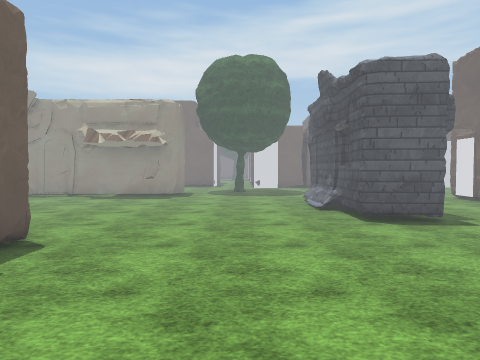
[1] (above)

24 first-person views from a walk through a Unity game level. The camera is 1.5 m above the floor, tilts 2° down and sees 70° across. The floor is counted in squares, 2 m on a side. Each view is taken from the middle of a square. On the plan, view 1 faces up. The plan holds only what a view shows up to about 11 squares ahead; the rest is blank. Flat ground stands in for the terrain. The player character is not drawn. Some animated figures are left out. Surface patterns are stand-ins for the level's own textures.

[2]
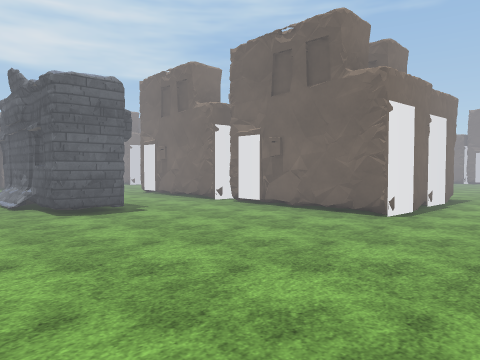

[3]
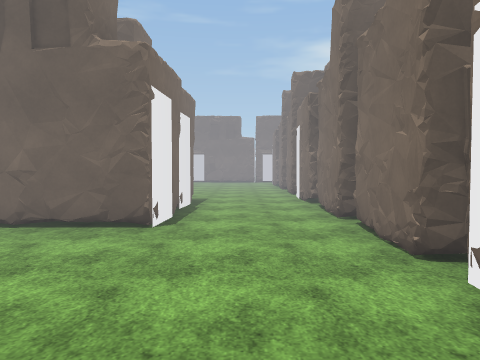

[4]
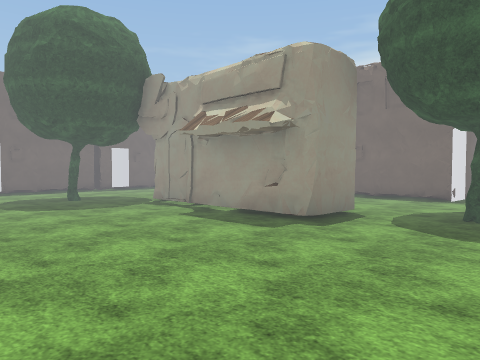

[5]
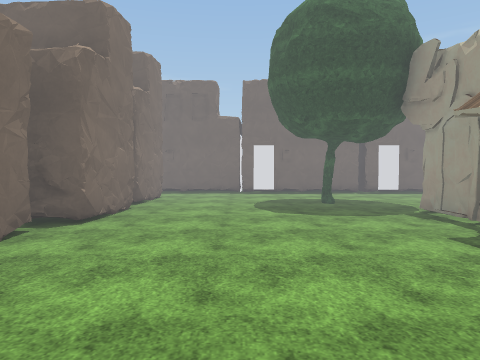

[6]
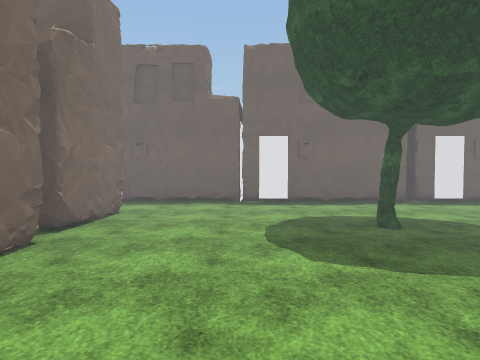

[7]
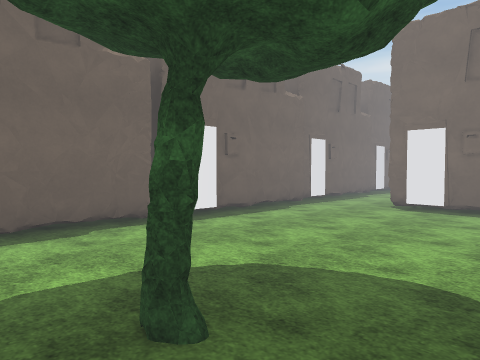

[8]
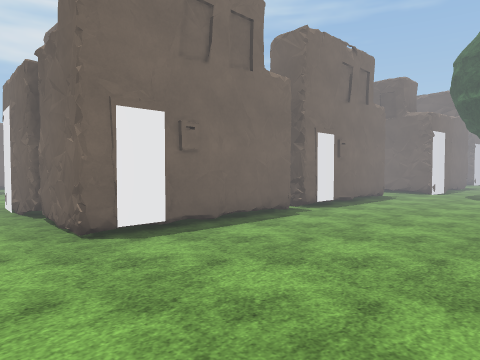

[9]
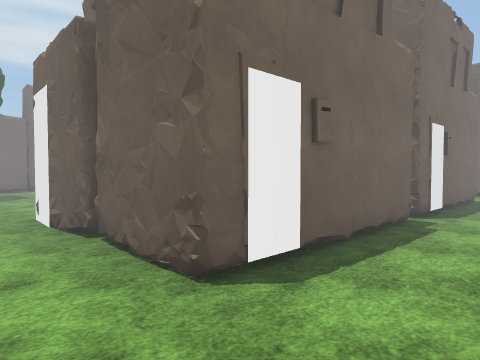

[10]
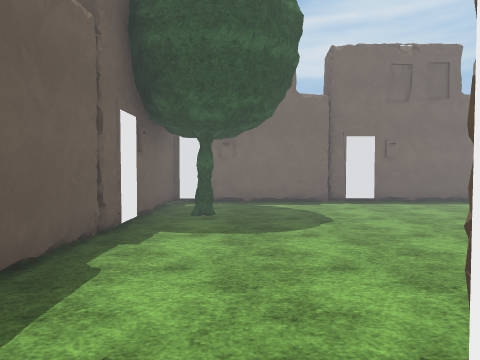

[11]
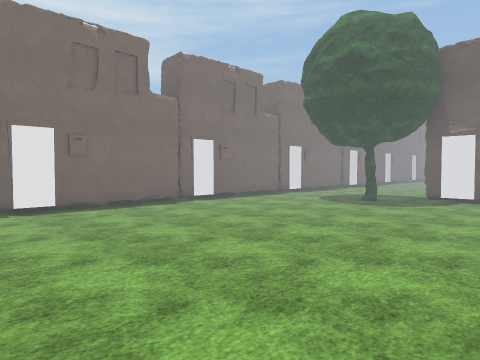

[12]
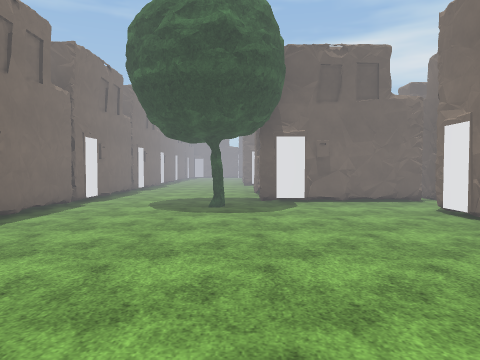

[13]
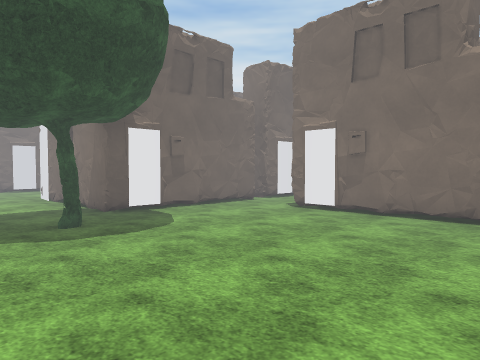

[14]
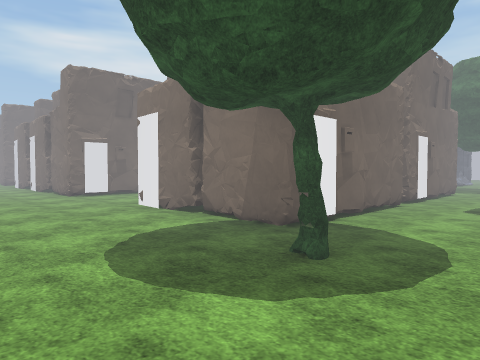

[15]
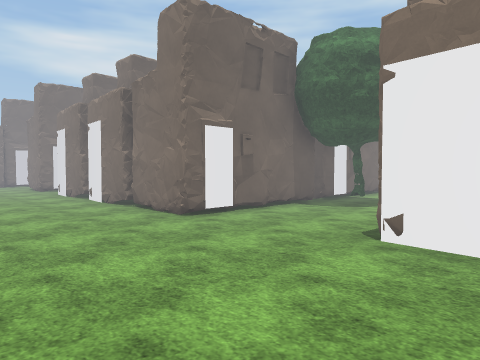

[16]
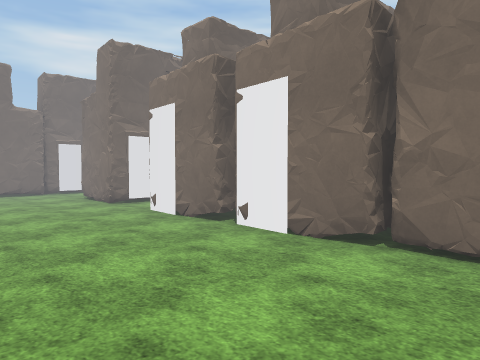

[17]
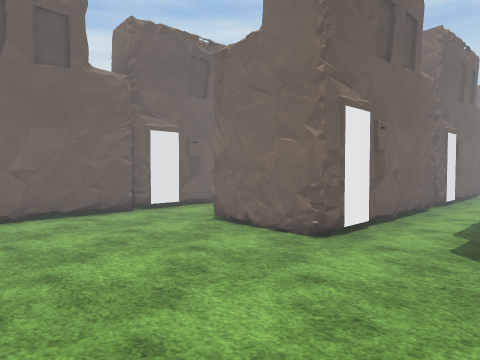

[18]
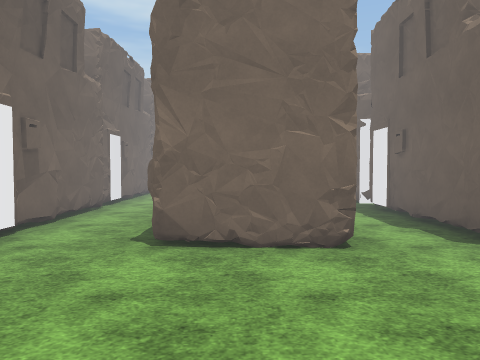

[19]
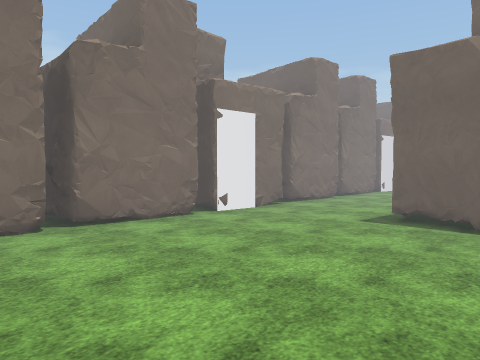

[20]
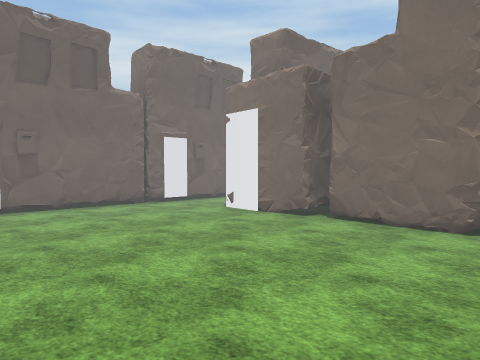

[21]
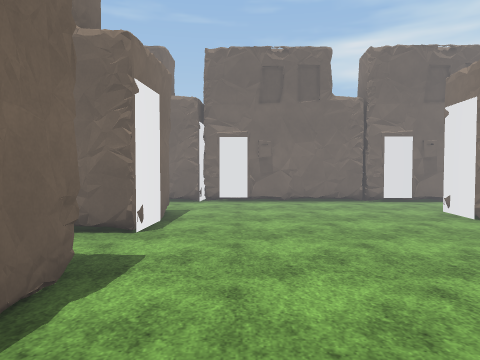

[22]
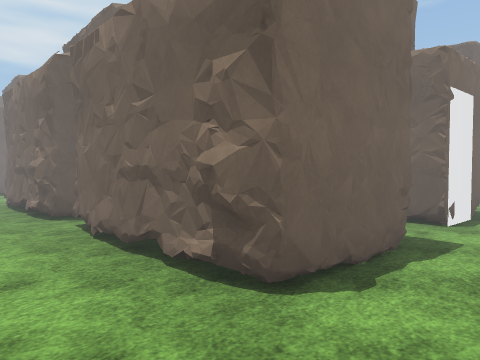

[23]
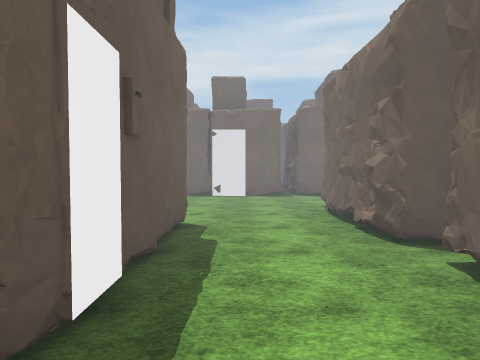

[24]
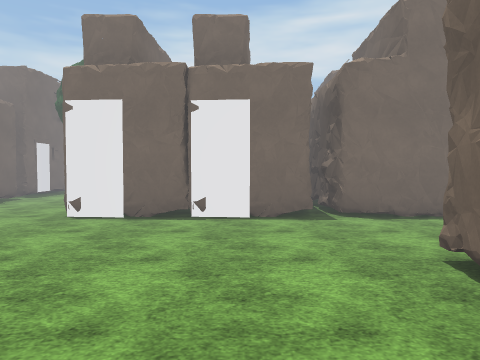

### Floor plan
Key: @ floor where view 1 was taken; # wall or solid block; . floor; T tree; H house.
Columns run from 12 left of view 1 to 20 right of it. Each row starts with its distance up from view 1.
 26      H  H     H
 25  H#######H##H##
 24   ................. .... ....
 23   .............................#
 22   T............................#
 21 H#.......... ..........H.H.....H
 20  #...........#H##... #  ##.# H.#
 19  #...........#  #...     #.#  .#
 18  #...........#  #...     #.#  .#
 17 H#..   H####.#  H.T.    H...  .#
 16  #..#  H   H.####...      .# H.#
 15  #..#     ##.#   ...   H#  #  .#
 14 H#..###H###H.#    .. # H#  #   #
 13 H ...........##   ........
 12   .............    .......
 11  #..........T..     .....H
 10  #.....   #....     ....#
  9  #.....####....      ...#
  8 H#...T........#  .   #..#
  7  #............# ..   #...
  6 H#............#...   #..#
  5  #............#...H  #..#
  4  #.####H..........   H..# .# H #
  3  #    ### ........    ...H.....#H
  2           ........   #.........#
  1            .......####.........#
  0             @..................#
 -1             ...................#
 -2                ###H#H###H##H##.#
 -3                     H  ### H  .#
 -4                                H

Positions as (right, up) in squares from view 1, and headings:
1: (0, 0), facing up
2: (0, -1), facing up-right
3: (1, 0), facing right
4: (1, 5), facing up-left
5: (0, 6), facing left
6: (-3, 6), facing left
7: (-6, 7), facing up-left
8: (-10, 10), facing up-right
9: (-10, 12), facing up-right
10: (-9, 17), facing up
11: (-8, 18), facing up-right
12: (-7, 21), facing right
13: (-5, 23), facing down-right
14: (-2, 24), facing down-right
15: (3, 24), facing down-right
16: (8, 24), facing down-right
17: (13, 24), facing down-right
18: (16, 24), facing down
19: (14, 3), facing down-left
20: (12, 3), facing down-right
21: (11, 2), facing right
22: (10, 2), facing up-right
23: (10, 4), facing up
24: (10, 8), facing up
